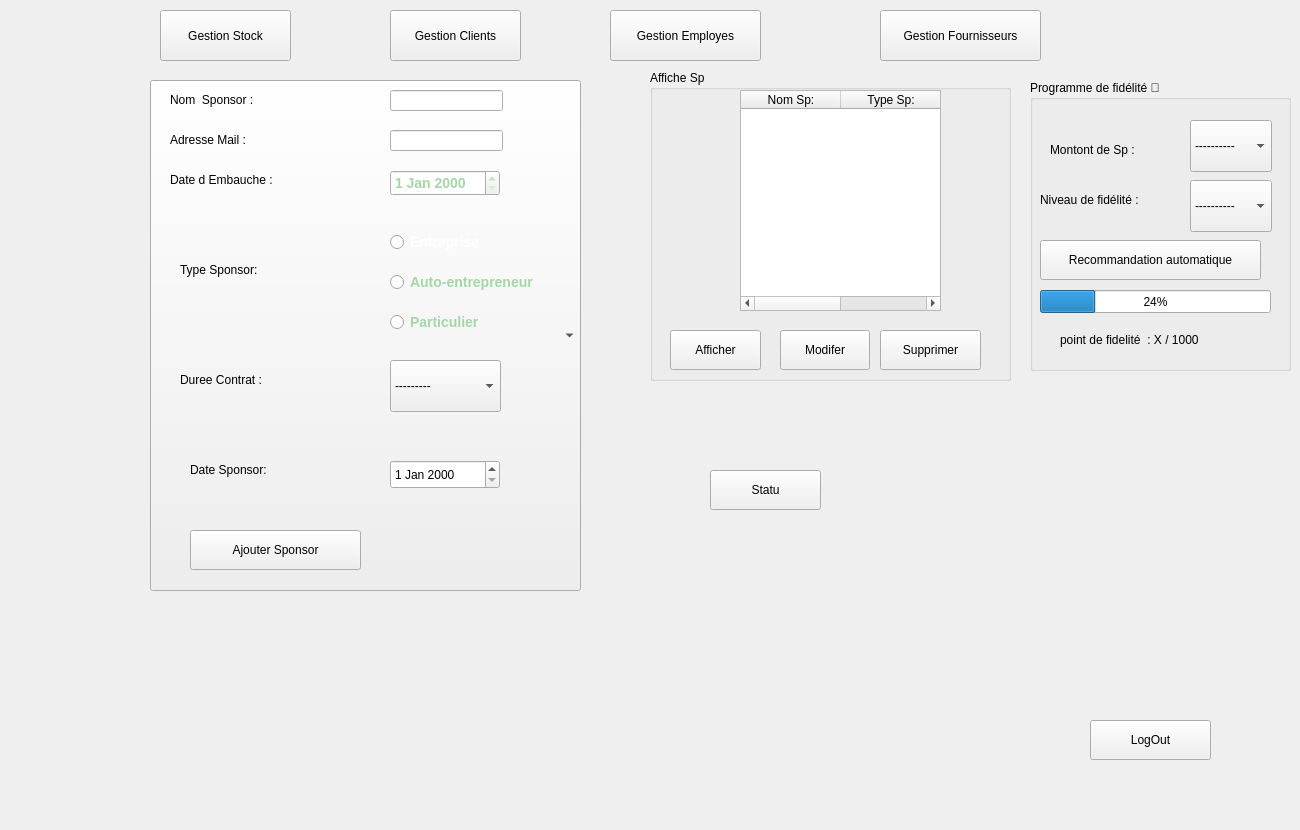
    <widget class="QWidget" name="page_4">
     <widget class="QLabel" name="label_31">
      <property name="geometry">
       <rect>
        <x>570</x>
        <y>380</y>
        <width>241</width>
        <height>381</height>
       </rect>
      </property>
      <property name="text">
       <string />
      </property>
      <property name="pixmap">
       <pixmap>../../../../MOHAME~1/AppData/Local/Temp/Rar$DRa49232.39344.rartemp/youssef/images/s.png</pixmap>
      </property>
      <property name="scaledContents">
       <bool>true</bool>
      </property>
     </widget>
     <widget class="QLabel" name="label_54">
      <property name="geometry">
       <rect>
        <x>510</x>
        <y>380</y>
        <width>381</width>
        <height>441</height>
       </rect>
      </property>
      <property name="text">
       <string />
      </property>
      <property name="pixmap">
       <pixmap>../../../../MOHAME~1/AppData/Downloads/s.png</pixmap>
      </property>
      <property name="scaledContents">
       <bool>true</bool>
      </property>
     </widget>
     <widget class="QGroupBox" name="groupBox_8">
      <property name="geometry">
       <rect>
        <x>650</x>
        <y>70</y>
        <width>361</width>
        <height>311</height>
       </rect>
      </property>
      <property name="title">
       <string>Affiche Sp</string>
      </property>
      <widget class="QTableWidget" name="tableWidget_3">
       <property name="geometry">
        <rect>
         <x>90</x>
         <y>20</y>
         <width>201</width>
         <height>221</height>
        </rect>
       </property>
       <column>
        <property name="text">
         <string>Nom Sp:</string>
        </property>
       </column>
       <column>
        <property name="text">
         <string>Type Sp:</string>
        </property>
       </column>
      </widget>
      <widget class="QPushButton" name="pushButton_24">
       <property name="geometry">
        <rect>
         <x>20</x>
         <y>260</y>
         <width>91</width>
         <height>40</height>
        </rect>
       </property>
       <property name="text">
        <string>Afficher</string>
       </property>
      </widget>
      <widget class="QPushButton" name="pushButton_27">
       <property name="geometry">
        <rect>
         <x>130</x>
         <y>260</y>
         <width>90</width>
         <height>40</height>
        </rect>
       </property>
       <property name="text">
        <string>Modifer</string>
       </property>
      </widget>
      <widget class="QPushButton" name="pushButton_29">
       <property name="geometry">
        <rect>
         <x>230</x>
         <y>260</y>
         <width>101</width>
         <height>40</height>
        </rect>
       </property>
       <property name="text">
        <string>Supprimer</string>
       </property>
      </widget>
     </widget>
     <widget class="QGroupBox" name="groupBox_9">
      <property name="geometry">
       <rect>
        <x>1030</x>
        <y>80</y>
        <width>261</width>
        <height>291</height>
       </rect>
      </property>
      <property name="title">
       <string>Programme de fidélité 👑</string>
      </property>
      <widget class="QLabel" name="label_23">
       <property name="geometry">
        <rect>
         <x>10</x>
         <y>110</y>
         <width>131</width>
         <height>20</height>
        </rect>
       </property>
       <property name="text">
        <string>Niveau de fidélité :</string>
       </property>
      </widget>
      <widget class="QComboBox" name="comboBox_3">
       <property name="geometry">
        <rect>
         <x>160</x>
         <y>100</y>
         <width>82</width>
         <height>52</height>
        </rect>
       </property>
       <item>
        <property name="text">
         <string>----------</string>
        </property>
       </item>
       <item>
        <property name="text">
         <string>bronze  🥉 </string>
        </property>
       </item>
       <item>
        <property name="text">
         <string>Argent  🥈</string>
        </property>
       </item>
       <item>
        <property name="text">
         <string>Or          🥇</string>
        </property>
       </item>
       <item>
        <property name="text">
         <string>Platine   💎</string>
        </property>
       </item>
      </widget>
      <widget class="QLabel" name="label_24">
       <property name="geometry">
        <rect>
         <x>20</x>
         <y>60</y>
         <width>111</width>
         <height>20</height>
        </rect>
       </property>
       <property name="text">
        <string>Montont de Sp :</string>
       </property>
      </widget>
      <widget class="QComboBox" name="comboBox_5">
       <property name="geometry">
        <rect>
         <x>160</x>
         <y>40</y>
         <width>82</width>
         <height>52</height>
        </rect>
       </property>
       <item>
        <property name="text">
         <string>----------</string>
        </property>
       </item>
       <item>
        <property name="text">
         <string>&lt; 1000 DT</string>
        </property>
       </item>
       <item>
        <property name="text">
         <string>1000–3000 DT</string>
        </property>
       </item>
       <item>
        <property name="text">
         <string>3000–7000 DT</string>
        </property>
       </item>
       <item>
        <property name="text">
         <string>&gt;7000 DT</string>
        </property>
       </item>
      </widget>
      <widget class="QProgressBar" name="progressBar_3">
       <property name="geometry">
        <rect>
         <x>10</x>
         <y>210</y>
         <width>231</width>
         <height>23</height>
        </rect>
       </property>
       <property name="value">
        <number>24</number>
       </property>
      </widget>
      <widget class="QLabel" name="label_29">
       <property name="geometry">
        <rect>
         <x>30</x>
         <y>250</y>
         <width>191</width>
         <height>20</height>
        </rect>
       </property>
       <property name="text">
        <string>point de fidelité  : X / 1000</string>
       </property>
      </widget>
      <widget class="QPushButton" name="pushButton_26">
       <property name="geometry">
        <rect>
         <x>10</x>
         <y>160</y>
         <width>221</width>
         <height>40</height>
        </rect>
       </property>
       <property name="text">
        <string>Recommandation automatique</string>
       </property>
      </widget>
     </widget>
     <widget class="QComboBox" name="comboBox_20">
      <property name="geometry">
       <rect>
        <x>150</x>
        <y>80</y>
        <width>431</width>
        <height>511</height>
       </rect>
      </property>
     </widget>
     <widget class="QLabel" name="label_55">
      <property name="geometry">
       <rect>
        <x>170</x>
        <y>90</y>
        <width>141</width>
        <height>20</height>
       </rect>
      </property>
      <property name="text">
       <string>Nom  Sponsor : </string>
      </property>
     </widget>
     <widget class="QLineEdit" name="lineEdit_19">
      <property name="geometry">
       <rect>
        <x>390</x>
        <y>90</y>
        <width>113</width>
        <height>21</height>
       </rect>
      </property>
     </widget>
     <widget class="QLabel" name="label_33">
      <property name="geometry">
       <rect>
        <x>170</x>
        <y>130</y>
        <width>141</width>
        <height>20</height>
       </rect>
      </property>
      <property name="text">
       <string>Adresse Mail : </string>
      </property>
     </widget>
     <widget class="QDateEdit" name="dateEdit_5">
      <property name="geometry">
       <rect>
        <x>390</x>
        <y>170</y>
        <width>110</width>
        <height>26</height>
       </rect>
      </property>
      <property name="styleSheet">
       <string notr="true">font-size: 14px; font-weight: bold; color: #A5D6A7;</string>
      </property>
     </widget>
     <widget class="QLabel" name="label_32">
      <property name="geometry">
       <rect>
        <x>180</x>
        <y>370</y>
        <width>111</width>
        <height>20</height>
       </rect>
      </property>
      <property name="text">
       <string>Duree Contrat : </string>
      </property>
     </widget>
     <widget class="QComboBox" name="comboBox_6">
      <property name="geometry">
       <rect>
        <x>390</x>
        <y>360</y>
        <width>111</width>
        <height>52</height>
       </rect>
      </property>
      <item>
       <property name="text">
        <string>---------</string>
       </property>
      </item>
      <item>
       <property name="text">
        <string>1 Ans</string>
       </property>
      </item>
      <item>
       <property name="text">
        <string>2 Ans</string>
       </property>
      </item>
      <item>
       <property name="text">
        <string>3 Ans</string>
       </property>
      </item>
     </widget>
     <widget class="QLabel" name="label_34">
      <property name="geometry">
       <rect>
        <x>180</x>
        <y>260</y>
        <width>111</width>
        <height>20</height>
       </rect>
      </property>
      <property name="text">
       <string>Type Sponsor: </string>
      </property>
     </widget>
     <widget class="QRadioButton" name="radioButton_7">
      <property name="geometry">
       <rect>
        <x>390</x>
        <y>230</y>
        <width>101</width>
        <height>24</height>
       </rect>
      </property>
      <property name="styleSheet">
       <string notr="true">font-size: 14px; font-weight: bold; color: white;
</string>
      </property>
      <property name="text">
       <string>Entreprise </string>
      </property>
     </widget>
     <widget class="QRadioButton" name="radioButton_8">
      <property name="geometry">
       <rect>
        <x>390</x>
        <y>270</y>
        <width>161</width>
        <height>24</height>
       </rect>
      </property>
      <property name="styleSheet">
       <string notr="true">font-size: 14px; font-weight: bold; color: #A5D6A7;</string>
      </property>
      <property name="text">
       <string>Auto-entrepreneur</string>
      </property>
     </widget>
     <widget class="QRadioButton" name="radioButton_9">
      <property name="geometry">
       <rect>
        <x>390</x>
        <y>310</y>
        <width>131</width>
        <height>24</height>
       </rect>
      </property>
      <property name="styleSheet">
       <string notr="true">font-size: 14px; font-weight: bold; color: #A5D6A7;</string>
      </property>
      <property name="text">
       <string>Particulier</string>
      </property>
     </widget>
     <widget class="QLabel" name="label_53">
      <property name="geometry">
       <rect>
        <x>190</x>
        <y>460</y>
        <width>101</width>
        <height>20</height>
       </rect>
      </property>
      <property name="text">
       <string>Date Sponsor:</string>
      </property>
     </widget>
     <widget class="QDateEdit" name="dateEdit_6">
      <property name="geometry">
       <rect>
        <x>390</x>
        <y>460</y>
        <width>110</width>
        <height>29</height>
       </rect>
      </property>
     </widget>
     <widget class="QPushButton" name="pushButton_23">
      <property name="geometry">
       <rect>
        <x>190</x>
        <y>530</y>
        <width>171</width>
        <height>40</height>
       </rect>
      </property>
      <property name="text">
       <string>Ajouter Sponsor</string>
      </property>
     </widget>
     <widget class="QPushButton" name="pushButton_30">
      <property name="geometry">
       <rect>
        <x>710</x>
        <y>470</y>
        <width>111</width>
        <height>40</height>
       </rect>
      </property>
      <property name="text">
       <string>Statu</string>
      </property>
     </widget>
     <widget class="QLabel" name="labelImage_3">
      <property name="geometry">
       <rect>
        <x>870</x>
        <y>490</y>
        <width>261</width>
        <height>171</height>
       </rect>
      </property>
      <property name="text">
       <string />
      </property>
      <property name="pixmap">
       <pixmap>:/images/stat.jpg</pixmap>
      </property>
      <property name="scaledContents">
       <bool>true</bool>
      </property>
     </widget>
     <widget class="QLineEdit" name="lineEdit_20">
      <property name="geometry">
       <rect>
        <x>390</x>
        <y>130</y>
        <width>113</width>
        <height>21</height>
       </rect>
      </property>
     </widget>
     <widget class="QLabel" name="label_56">
      <property name="geometry">
       <rect>
        <x>170</x>
        <y>170</y>
        <width>141</width>
        <height>20</height>
       </rect>
      </property>
      <property name="text">
       <string>Date d Embauche : </string>
      </property>
     </widget>
     <widget class="QPushButton" name="btnGestionStock_Page_Sponsors">
      <property name="geometry">
       <rect>
        <x>160</x>
        <y>10</y>
        <width>131</width>
        <height>51</height>
       </rect>
      </property>
      <property name="text">
       <string>Gestion Stock</string>
      </property>
     </widget>
     <widget class="QPushButton" name="btnGestionClients_Page_Sponsors">
      <property name="geometry">
       <rect>
        <x>390</x>
        <y>10</y>
        <width>131</width>
        <height>51</height>
       </rect>
      </property>
      <property name="text">
       <string>Gestion Clients</string>
      </property>
     </widget>
     <widget class="QPushButton" name="btnGestionEmployes_Page_Sponsors">
      <property name="geometry">
       <rect>
        <x>610</x>
        <y>10</y>
        <width>151</width>
        <height>51</height>
       </rect>
      </property>
      <property name="text">
       <string>Gestion Employes</string>
      </property>
     </widget>
     <widget class="QPushButton" name="btnGestionFournisseurs_Page_Sponsors">
      <property name="geometry">
       <rect>
        <x>880</x>
        <y>10</y>
        <width>161</width>
        <height>51</height>
       </rect>
      </property>
      <property name="text">
       <string>Gestion Fournisseurs</string>
      </property>
     </widget>
     <widget class="QPushButton" name="btnBack_Page_Sponsors">
      <property name="geometry">
       <rect>
        <x>1090</x>
        <y>720</y>
        <width>121</width>
        <height>40</height>
       </rect>
      </property>
      <property name="text">
       <string>LogOut</string>
      </property>
     </widget>
    </widget>
